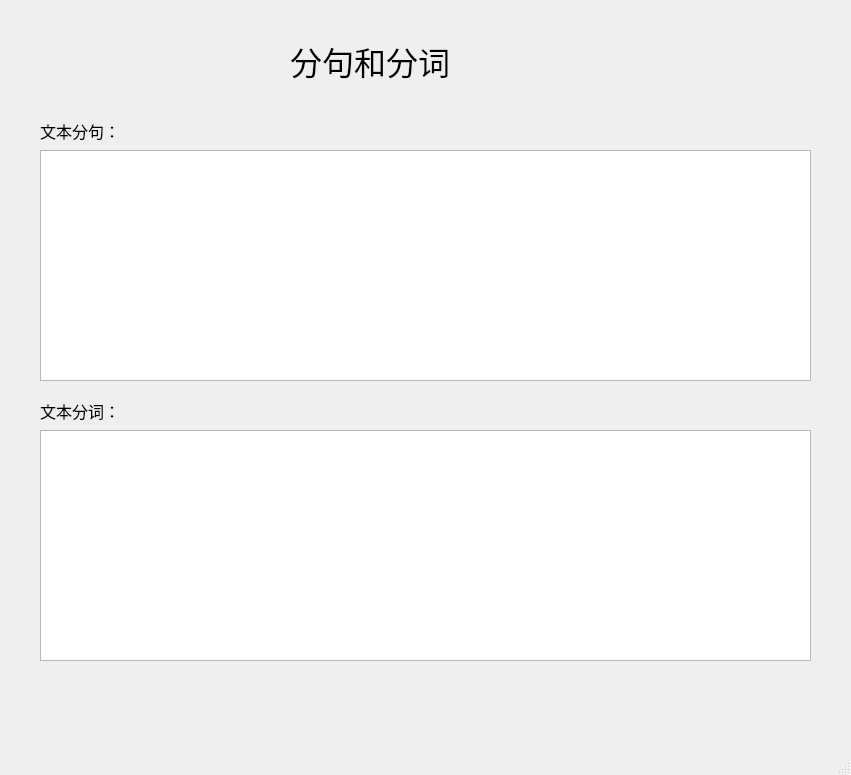
<?xml version="1.0" encoding="UTF-8"?>
<ui version="4.0">
 <class>MainWindow</class>
 <widget class="QMainWindow" name="MainWindow">
  <property name="geometry">
   <rect>
    <x>0</x>
    <y>0</y>
    <width>851</width>
    <height>775</height>
   </rect>
  </property>
  <property name="windowTitle">
   <string>MainWindow</string>
  </property>
  <widget class="QWidget" name="centralwidget">
   <widget class="QLabel" name="label">
    <property name="geometry">
     <rect>
      <x>290</x>
      <y>20</y>
      <width>301</width>
      <height>81</height>
     </rect>
    </property>
    <property name="font">
     <font>
      <family>楷体</family>
      <pointsize>24</pointsize>
     </font>
    </property>
    <property name="text">
     <string>分句和分词</string>
    </property>
   </widget>
   <widget class="QLabel" name="label_3">
    <property name="geometry">
     <rect>
      <x>40</x>
      <y>120</y>
      <width>181</width>
      <height>21</height>
     </rect>
    </property>
    <property name="font">
     <font>
      <family>宋体</family>
      <pointsize>12</pointsize>
     </font>
    </property>
    <property name="text">
     <string>文本分句：</string>
    </property>
   </widget>
   <widget class="QLabel" name="label_4">
    <property name="geometry">
     <rect>
      <x>40</x>
      <y>400</y>
      <width>181</width>
      <height>21</height>
     </rect>
    </property>
    <property name="font">
     <font>
      <family>宋体</family>
      <pointsize>12</pointsize>
     </font>
    </property>
    <property name="text">
     <string>文本分词：</string>
    </property>
   </widget>
   <widget class="QTextBrowser" name="textBrowser">
    <property name="geometry">
     <rect>
      <x>40</x>
      <y>150</y>
      <width>771</width>
      <height>231</height>
     </rect>
    </property>
    <property name="font">
     <font>
      <family>宋体</family>
      <pointsize>12</pointsize>
     </font>
    </property>
   </widget>
   <widget class="QTextBrowser" name="textBrowser_2">
    <property name="geometry">
     <rect>
      <x>40</x>
      <y>430</y>
      <width>771</width>
      <height>231</height>
     </rect>
    </property>
    <property name="font">
     <font>
      <family>宋体</family>
      <pointsize>12</pointsize>
     </font>
    </property>
   </widget>
  </widget>
  <widget class="QMenuBar" name="menubar">
   <property name="geometry">
    <rect>
     <x>0</x>
     <y>0</y>
     <width>851</width>
     <height>26</height>
    </rect>
   </property>
  </widget>
  <widget class="QStatusBar" name="statusbar"/>
 </widget>
 <resources/>
 <connections/>
</ui>
